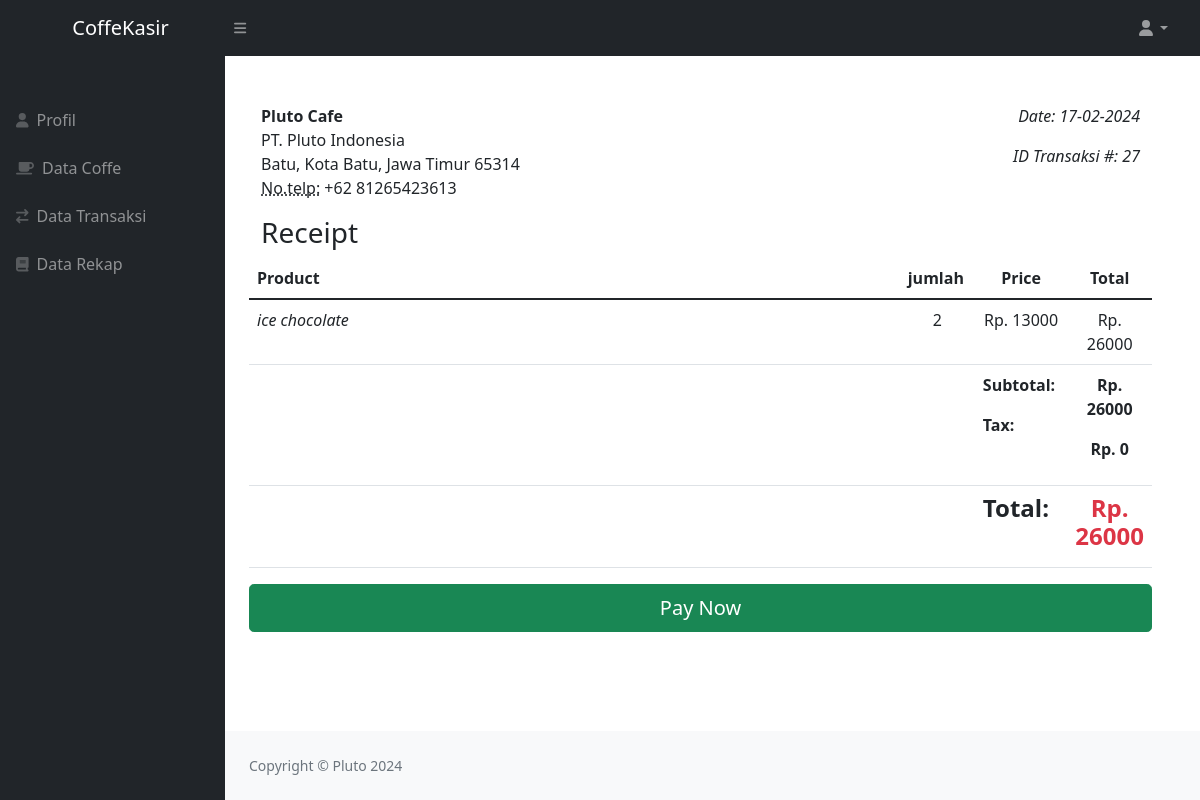
Screenshot of /strukpembayaran.php?data=27 (signed in) with the database file from the repository.
### tables this page shows
CREATE TABLE `transaksi` (
  `id_transaksi` int(11) NOT NULL,
  `id_coffe` int(11) NOT NULL,
  `pembeli` varchar(25) NOT NULL,
  `harga_coffe` varchar(100) NOT NULL,
  `jumlah` varchar(100) NOT NULL,
  `subtotal` varchar(100) NOT NULL,
  `tanggal` varchar(100) NOT NULL,
  `status` varchar(50) NOT NULL,
  `pajak` varchar(50) NOT NULL,
  `total` varchar(50) NOT NULL
);

CREATE TABLE `coffe` (
  `id_coffe` int(11) NOT NULL,
  `nama_coffe` varchar(100) NOT NULL,
  `harga_coffe` varchar(100) NOT NULL
);

### strukpembayaran.php (the view, shortened to what this page needs)
<?php
include('koneksi/koneksi.php');
$role = $_SESSION['level'] === 'admin';
if (isset($_GET['data'])) {
    $id_transaksi_terakhir = $_GET['data'];
    $query = mysqli_query($koneksi, " SELECT * FROM transaksi m JOIN coffe s ON s.id_coffe = m.id_coffe WHERE m.id_transaksi = $id_transaksi_terakhir");
    while ($data = mysqli_fetch_array($query)) {
        $tanggal = $data['tanggal'];
        $nama_coffe = $data['nama_coffe'];
        $harga_coffe = $data['harga_coffe'];
        $jumlah = $data['jumlah'];
        $subtotal = $data['subtotal'];
        $id_transaksi = $data['id_transaksi'];
        $total = $data['total'];
        $pajak = $data['pajak'];
    }
}
?>
<!DOCTYPE html>
<html lang="en">
<head>
    <link href="https://cdn.jsdelivr.net/npm/bootstrap@5.0.2/dist/css/bootstrap.min.css" rel="stylesheet">
    <link href="css/styles.css" rel="stylesheet" />
</head>
<body class="sb-nav-fixed">
    <nav class="sb-topnav navbar navbar-expand navbar-dark bg-dark">
        <a class="navbar-brand ps-3 text-center" href="index.php">CoffeKasir</a>
        <button class="btn btn-link btn-sm order-1 order-lg-0 me-4 me-lg-0" id="sidebarToggle" href="#!"><i class="fas fa-bars"></i></button>
        <ul class="navbar-nav ms-auto ms-md-0 me-3 me-lg-4">
            <li class="nav-item dropdown">
                <a class="nav-link dropdown-toggle" id="navbarDropdown" href="#" role="button" data-bs-toggle="dropdown" aria-expanded="false"><i class="fas fa-user fa-fw"></i></a>
            </li>
        </ul>
    </nav>
    <div id="layoutSidenav">
        <div id="layoutSidenav_nav">
            <nav class="sb-sidenav accordion sb-sidenav-dark" id="sidenavAccordion">
                <div class="sb-sidenav-menu">
                    <div class="nav">
                        <div class="sb-sidenav-menu-heading"></div>
                        <?php
                        if ($role) :
                        ?>
                            <a class="nav-link" href="profil.php">
                                <div class="sb-nav-link-icon"><i class="fas fa-user"></i></div>
                                Profil
                            </a>
                            <a class="nav-link" href="datacoffe.php">
                                <div class="sb-nav-link-icon"><i class="fas fa-coffee"></i></div>
                                Data Coffe
                            </a>
                            <a class="nav-link" href="datatransaksi.php">
                                <div class="sb-nav-link-icon"><i class="fas fa-exchange"></i></div>
                                Data Transaksi
                            </a>
                            <a class="nav-link" href="datarekap.php">
                                <div class="sb-nav-link-icon"><i class="fas fa-book"></i></div>
                                Data Rekap
                            </a>
                        <?php endif; ?>
                    </div>
                </div>
            </nav>
        </div>
        <div id="layoutSidenav_content">
            <main>
                <div class="container-fluid px-4">
                    <div class="container">
                        <div class="row">
                            <div class="row">
                                <div class="col-xs-6 col-sm-6 col-md-6 mt-5">
                                    <address>
                                        <strong>Pluto Cafe</strong>
                                        <br>
                                        PT. Pluto Indonesia
                                        <br>
                                        Batu, Kota Batu, Jawa Timur 65314
                                        <br>
                                        <abbr title="Phone">No.telp:</abbr> +62 81265423613
                                    </address>
                                </div>
                                <div class="col-xs-6 col-sm-6 col-md-6 text-end mt-5">
                                    <p>
                                        <em>Date: <?php echo $tanggal; ?></em>
                                    </p>
                                    <p>
                                        <em>ID Transaksi #: <?php echo $id_transaksi ?></em>
                                    </p>
                                </div>
                            </div>
                            <div class="row">
                                <div class="">
                                    <h3>Receipt</h3>
                                </div>
                                <table class="table table-hover">
                                    <thead>
                                        <tr>
                                            <th>Product</th>
                                            <th>jumlah</th>
                                            <th class="text-center">Price</th>
                                            <th class="text-center">Total</th>
                                        </tr>
                                    </thead>
                                    <tbody>
                                        <tr>
                                            <td class="col-md-9"><em><?php echo $nama_coffe; ?></em></h4>
                                            </td>
                                            <td class="col-md-1" style="text-align: center"><?php echo $jumlah; ?></td>
                                            <td class="col-md-1 text-center">Rp. <?php echo $harga_coffe; ?></td>
                                            <td class="col-md-1 text-center">Rp. <?php echo $subtotal; ?></td>
                                        </tr>
                                        <tr>
                                            <td>   </td>
                                            <td>   </td>
                                            <td class="text-right">
                                                <p>
                                                    <strong>Subtotal: </strong>
                                                </p>
                                                <p>
                                                    <strong>Tax: </strong>
                                                </p>
                                            </td>
                                            <td class="text-center">
                                                <p>
                                                    <strong>Rp. <?php echo $subtotal ?></strong>
                                                </p>
                                                <p>
                                                    <strong>Rp. <?php echo $pajak; ?></strong>
                                                </p>
                                            </td>
                                        </tr>
                                        <tr>
                                            <td>   </td>
                                            <td>   </td>
                                            <td class="text-right">
                                                <h4><strong>Total: </strong></h4>
                                            </td>
                                            <td class="text-center text-danger">
                                                <h4><strong>Rp. <?php echo $total ?></strong></h4>
                                            </td>
                                        </tr>
                                    </tbody>
                                </table>
                                <a href="datatransaksi.php" class="btn btn-success btn-lg btn-block">
                                    Pay Now<span class="glyphicon glyphicon-chevron-right"></span>
                                </a></td>
                            </div>
                        </div>
                    </div>
                </div>
            </main>
            <footer class="py-4 bg-light mt-auto">
                <div class="container-fluid px-4">
                    <div class="d-flex align-items-center justify-content-between small">
                        <div class="text-muted">Copyright &copy; Pluto 2024</div>
                    </div>
                </div>
            </footer>
        </div>
    </div>
</body>
</html>

### strukpembayaran.php (style rules this page uses)
a { text-decoration: none; color: black; }

### rows the page displays
transaksi: tanggal "17-02-2024", id_transaksi "27", id_coffe.nama_coffe "ice chocolate", jumlah "2", id_coffe.harga_coffe "13000", subtotal "26000", pajak "0", total "26000"
